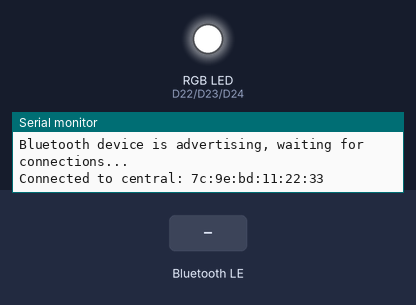
The sketch below on a simulated Arduino Nano 33 IoT. Shown: an RGB LED mixed from three pins (HIGH = lit), the last lines printed to the serial monitor. The inputs (shaded band) are chosen by the test bench. Nothing arrives over Bluetooth unless stated; a phone connects over Bluetooth LE 3 s after start.

Above: at 3.8 s.
3.9 s: Bluetooth LE write "s" received
At 5.1 s:
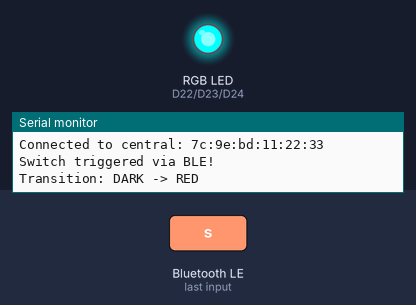
5.4 s: Bluetooth LE write "s" received
At 6.2 s:
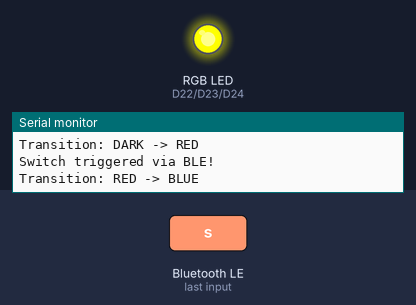
6.9 s: Bluetooth LE write "s" received
At 7.6 s:
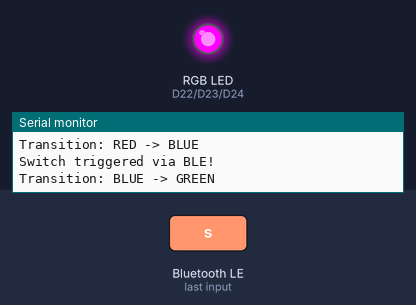
Timing chart, 0 to 20.4 s (numbered marks = the images above; inputs shaded):
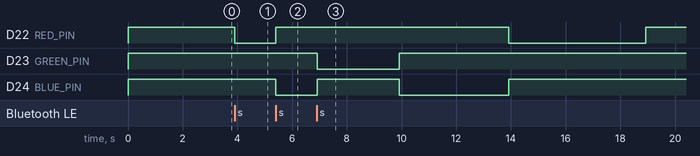

Measured:
- after the input at 3.9 s, D22 (RED_PIN): HIGH → LOW at once
- after the input at 5.4 s, D22 (RED_PIN): LOW → HIGH at once; D24 (BLUE_PIN): HIGH → LOW at once
- after the input at 6.9 s, D23 (GREEN_PIN): HIGH → LOW at once, → HIGH 3.0 s later; D24 (BLUE_PIN): LOW → HIGH after 0.01 s instead of 2.5 s

The sketch:

project1_ble_control.ino
```cpp
/**
 * @file project1_ble_control.ino
 * @author Shu-Wen Yeh
 * @brief Implements a state machine on an Arduino Nano 33 BLE Sense,
 * controlled wirelessly via a Bluetooth Low Energy (BLE) connection.
 * @date October 24, 2025
 * * @description
 * This program models a finite state machine with four states: DARK, RED, BLUE, and GREEN.
 * The state is visually represented by the onboard RGB LED.
 * Transitions are triggered by two types of events:
 * 1. A software "switch" press, simulated by writing a character ('s') to a BLE characteristic.
 * 2. Automatic timeouts, managed by a non-blocking timer using the millis() function.
 * * A mobile application like nRF Connect can be used to connect to the Arduino and
 * write to the characteristic, thereby controlling the state machine.
 */

#include <ArduinoBLE.h>

// Create a BLE service
BLEService stateMachineService("dd51e079-41e4-3dbf-7883-2afe68e7ed6f");

// Create a switch characteristic to recive the message
BLECharCharacteristic switchCharacteristic("dd51e079-41e4-3dbf-7883-2afe68e7ed6f", BLEWrite);

// Define RGB LED Pins
const int RED_PIN = 22;
const int GREEN_PIN = 23;
const int BLUE_PIN = 24;

// Use enum to express state
enum State {
  DARK_STATE,
  RED_STATE,
  BLUE_STATE,
  GREEN_STATE
};

State currentState = DARK_STATE;
unsigned long stateEnterTime = 0;

void setLedColor(int r, int g, int b);

void setup() {
  Serial.begin(115200);
  while (!Serial) {};

  // Init BLE library
  if (!BLE.begin()) {
    Serial.println("Starting BLE failed!");
    while (1);
  }

  // Set BLE Name
  BLE.setLocalName("SWTrigger");
  // Set advertised service
  BLE.setAdvertisedService(stateMachineService);

  // Add characteristic to service
  stateMachineService.addCharacteristic(switchCharacteristic);
  // Add service to device
  BLE.addService(stateMachineService);

  // Set an init value for cahracteristic
  switchCharacteristic.writeValue(' ');

  // Start advertising
  BLE.advertise();
  Serial.println("Bluetooth device is advertising, waiting for connections...");

  // Set LED pins to output mode
  pinMode(RED_PIN, OUTPUT);
  pinMode(GREEN_PIN, OUTPUT);
  pinMode(BLUE_PIN, OUTPUT);

  // Init LED color as dark
  setLedColor(0, 0, 0);
  currentState = DARK_STATE;
}

void loop() {
  // Wait for a device to connect
  BLEDevice central = BLE.central();

  // Set a boolean switch pressed flag
  bool switchPressed = false;

  // Check if device is connected
  if (central) {
    Serial.print("Connected to central: ");
    Serial.println(central.address());

    // This while loop will run if device is connected
    while (central.connected()) {
      // Check if switch characteristic has written
      if (switchCharacteristic.written()) {
        // Read the wirtten value
        char value = switchCharacteristic.value();

        // If value is 's' then set switch pressed flag to 'true'
        if (value == 's') {
          switchPressed = true;
          Serial.println("Switch triggered via BLE!");
        }
      }

      // This section handle RGB LED logic if switch is pressed
      if (switchPressed) {
          switch (currentState) {
              case DARK_STATE:
                  Serial.println("Transition: DARK -> RED");
                  currentState = RED_STATE;
                  stateEnterTime = millis(); // Record the start time
                  setLedColor(255, 0, 0); // Set LED color to red
                  break;
              case RED_STATE:
                  Serial.println("Transition: RED -> BLUE");
                  currentState = BLUE_STATE;
                  stateEnterTime = millis(); // Record the start time
                  setLedColor(0, 0, 255); // Set LED color to blue
                  break;
              case BLUE_STATE:
                  Serial.println("Transition: BLUE -> GREEN");
                  currentState = GREEN_STATE;
                  stateEnterTime = millis(); // Record the start time
                  setLedColor(0, 255, 0); // Set LED color to green
                  break;
              case GREEN_STATE:
                  Serial.println("Transition: GREEN -> DARK");
                  currentState = DARK_STATE; // Record the start time
                  setLedColor(0, 0, 0); // Set LED color to dark
                  break;
          }
          switchPressed = false; // Reset switch pressed flag
      } else { // when switch is not prerssed this section will check if it timeouts
          switch (currentState) {
              case RED_STATE:
                  if (millis() - stateEnterTime >= 5000) { // 5 seconds
                      Serial.println("Transition: RED -> DARK (Timeout)");
                      currentState = DARK_STATE;
                      setLedColor(0, 0, 0);
                  }
                  break;
              case BLUE_STATE:
                  if (millis() - stateEnterTime >= 4000) { // 4 seconds
                      Serial.println("Transition: BLUE -> RED (Timeout)");
                      currentState = RED_STATE;
                      stateEnterTime = millis();
                      setLedColor(255, 0, 0);
                  }
                  break;
              case GREEN_STATE:
                  if (millis() - stateEnterTime >= 3000) { // 3 seconds
                      Serial.println("Transition: GREEN -> BLUE (Timeout)");
                      currentState = BLUE_STATE;
                      stateEnterTime = millis();
                      setLedColor(0, 0, 255);
                  }
                  break;
          }
      }
      delay(10); // A small delay time is added to maintain the connection
    }

    // This code runs if the central device disconnects.
    Serial.print("Disconnected from central: ");
    Serial.println(central.address());
  }
}

// Function to control the LED color
void setLedColor(int r, int g, int b) {
  analogWrite(RED_PIN, 255 - r);
  analogWrite(GREEN_PIN, 255 - g);
  analogWrite(BLUE_PIN, 255 - b);
}
```
